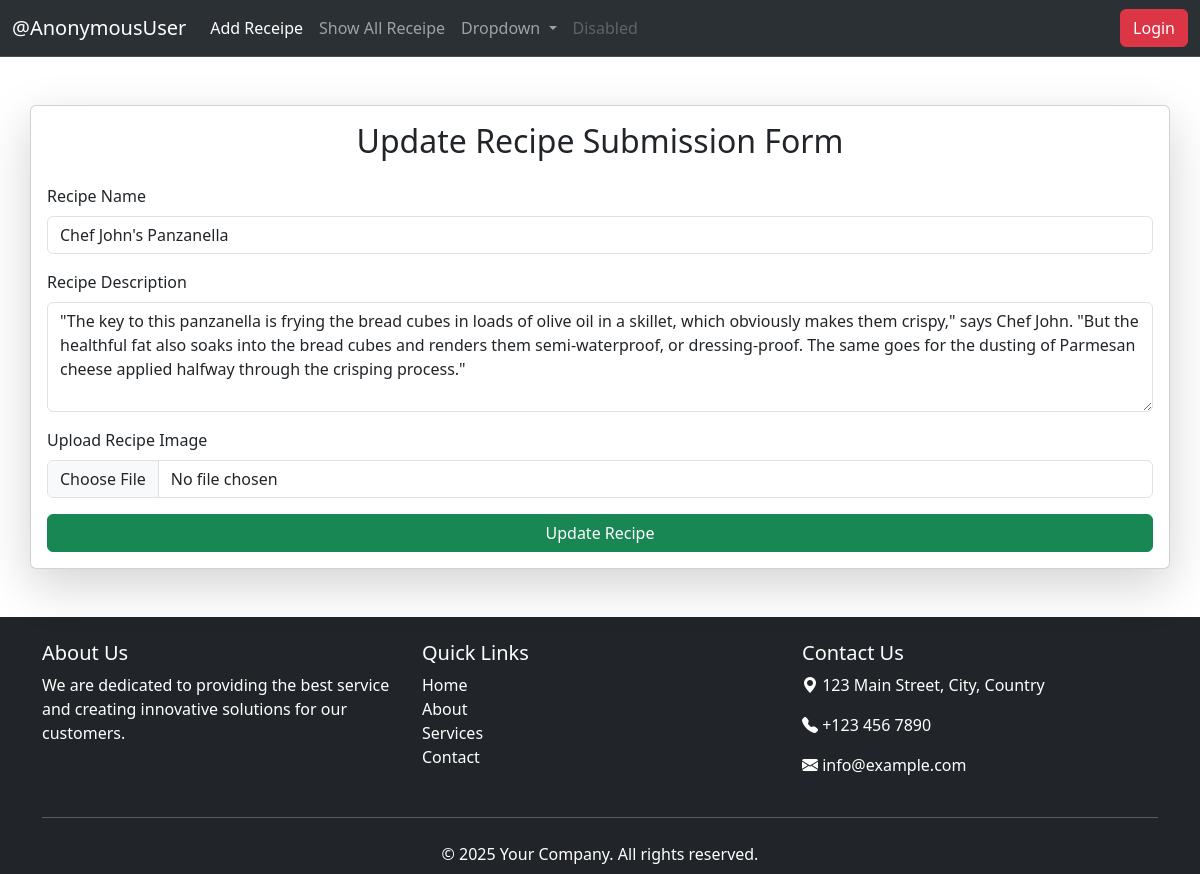
Screenshot of /update-receipe/14/ with the database file from the repository.
### vege/models.py (models this page shows, shortened)
class Receipe(models.Model):
    user = models.ForeignKey(User , on_delete=models.CASCADE , null=True , blank=True)
    receipe_name = models.CharField(max_length=500)
    receipe_description  = models.TextField()
    receipe_image = models.ImageField(upload_to="Image-receipe")

### vege/views.py (the view, shortened to what this page needs)
# urls.py: path('update-receipe/<id>/' , views.update_receipe , name="update_receipe"),
def update_receipe(request , id):
    queryset=Receipe.objects.get(id = id)
    context={'receipe':queryset}
    return render(request , 'update.html' , context )

### templates/update.html (shortened to what this page needs)
{% extends "base.html" %}
{% block body %}
<div class="container my-5 card p-3 shadow-lg">
    <h2 class="text-center mb-4">Update Recipe Submission Form</h2>
    <form  method="POST" enctype="multipart/form-data" >
      <div class="mb-3">
        <label for="recipeName" class="form-label">Recipe Name</label>
        <input type="text" class="form-control" value="{{receipe.receipe_name}}" id="recipeName" name="recipeName" placeholder="Enter the recipe name" required>
      </div>
      <div class="mb-3">
        <label for="recipeDescription" class="form-label">Recipe Description</label>
        <textarea class="form-control" id="recipeDescription" name="recipeDescription" rows="4" placeholder="Write a brief description of the recipe" required>{{receipe.receipe_description}}</textarea>
      </div>
      <div class="mb-3">
        <label for="recipeImage" class="form-label">Upload Recipe Image</label>
        <input type="file" class="form-control" id="recipeImage" name="recipeImage" accept="image/*" >
      </div>
      <button type="submit" class="btn btn-success w-100">Update Recipe</button>
    </form>
  </div>
{% endblock body %}

### rows the page displays
Receipe: recipeName "Chef John's Panzanella", recipeDescription "\"The key to this panzanella is frying the bread cubes in loads of olive oil in a skillet, which obviously makes them crispy,\" says Chef John. \"But the healthful fat also soaks into the bread cubes and renders them semi-waterproof, or dressing-proof. The same goes for the dusting of Parmesan cheese applied halfway through the crisping process.\""

### other values shown
{{ request.user }} "AnonymousUser"
